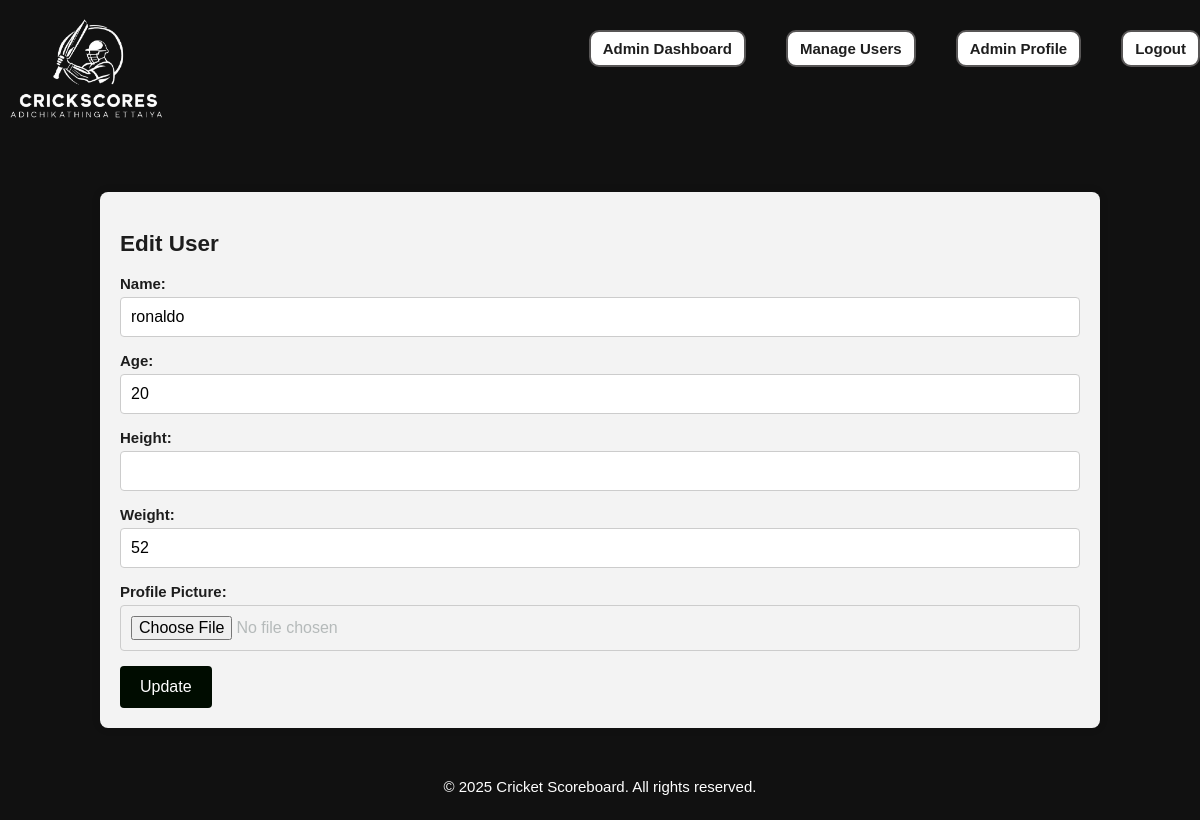
Screenshot of /edit_user.php?edit_id=2 (signed in) with the database file from the repository.
### tables this page shows
CREATE TABLE `users` (
  `user_id` int(11) NOT NULL,
  `player_id` varchar(20) NOT NULL,
  `name` varchar(255) NOT NULL,
  `age` int(11) DEFAULT NULL,
  `height` varchar(20) DEFAULT NULL,
  `weight` varchar(20) DEFAULT NULL,
  `profile_pic` varchar(255) DEFAULT NULL,
  `password` varchar(255) NOT NULL,
  `created_at` timestamp NOT NULL DEFAULT CURRENT_TIMESTAMP
);

### edit_user.php (the view, shortened to what this page needs)
<?php
include_once '../includes/header.php';
if (isset($_GET['edit_id'])) {
    $edit_user_id = $_GET['edit_id'];
    $sql_edit = "SELECT * FROM users WHERE user_id = ?";
    $stmt = $conn->prepare($sql_edit);
    $stmt->bind_param("i", $edit_user_id);
    if (!$stmt->execute()) {
        die("Execute failed: " . $stmt->error);
    }
    $result = $stmt->get_result();
    $user = $result->fetch_assoc();
}
?>
<div class="main-wrapper">
<div class="container">
    <h2>Edit User</h2>
    <form method="post" enctype="multipart/form-data">
        <label>Name:</label>
        <input type="text" name="name" value="<?php echo htmlspecialchars($user['name']); ?>" required>
        <label>Age:</label>
        <input type="number" name="age" value="<?php echo htmlspecialchars($user['age']); ?>" required>
        <label>Height:</label>
        <input type="number" step="0.1" name="height" value="<?php echo htmlspecialchars($user['height']); ?>" required>
        <label>Weight:</label>
        <input type="number" step="0.1" name="weight" value="<?php echo htmlspecialchars($user['weight']); ?>" required>
        <label>Profile Picture:</label>
        <input type="file" name="profile_pic">
        <button type="submit" name="update_user">Update</button>
    </form>
</div>
        </div>
<?php include_once '../includes/footer.php'; ?>

### style.css (style rules this page uses)
body { font-family: Arial, sans-serif; margin: 0; padding: 0; background-color: #000000ee; color: #333; justify-content: center; align-items: center; color: hsl(180, 4%, 72%); padding-top: 80px; }
.main-wrapper { min-height: calc(100vh - 80px); display: flex; justify-content: center; align-items: center; padding-top: 20px; }
body, button, input { font-family: 'Red Hat Display', sans-serif; font-size: 0.938rem; }
h1, h2, h3 { color: #000000e1; font-weight: 700; }
.container { margin: 0 auto; }
.container { width: 80%; margin: 20px auto; padding: 20px; background-color: rgb(243, 243, 243); border-radius: 8px; box-shadow: 0 0 10px rgba(0, 0, 0, 0.1); }
form label { color: #000000e1; display: block; margin-bottom: 5px; font-weight: bold; }
form input[type="text"], form input[type="email"], form input[type="password"], form input[type="number"], form input[type="file"], form select { width: 100%; padding: 10px; margin-bottom: 15px; border: 1px solid #ccc; border-radius: 4px; box-sizing: border-box; font-size: 16px; }
form button[type="submit"] { background-color: #000c00; color: white; padding: 12px 20px; border: none; border-radius: 4px; cursor: pointer; font-size: 16px; }

### rows the page displays
users: name "ronaldo", age "20", weight "52"
